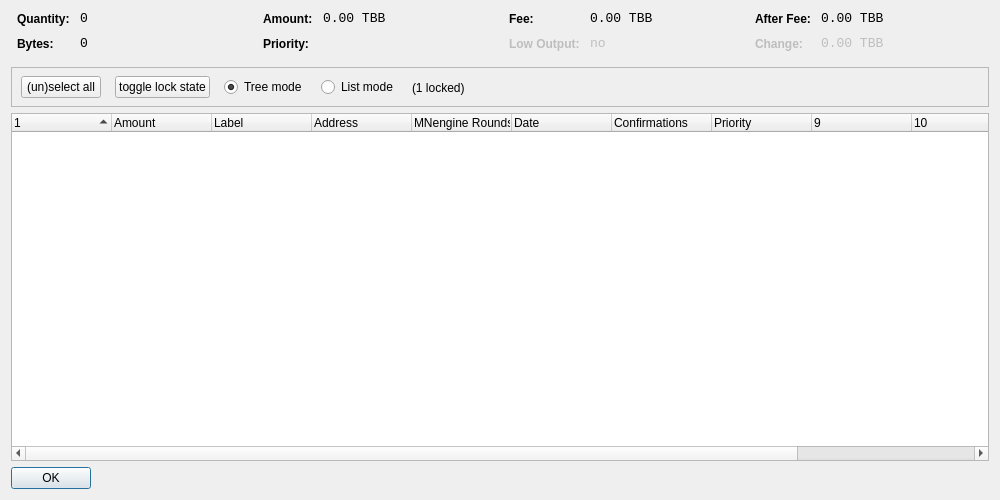
<?xml version="1.0" encoding="UTF-8"?>
<ui version="4.0">
 <class>CoinControlDialog</class>
 <widget class="QDialog" name="CoinControlDialog">
  <property name="geometry">
   <rect>
    <x>0</x>
    <y>0</y>
    <width>1000</width>
    <height>500</height>
   </rect>
  </property>
  <property name="windowTitle">
   <string>Coin Control</string>
  </property>
  <property name="styleSheet">
   <string notr="true"/>
  </property>
  <layout class="QVBoxLayout" name="verticalLayout">
   <item>
    <layout class="QHBoxLayout" name="horizontalLayoutTop" stretch="0,0,0,0">
     <property name="topMargin">
      <number>0</number>
     </property>
     <property name="bottomMargin">
      <number>10</number>
     </property>
     <item>
      <layout class="QFormLayout" name="formLayoutCoinControl1">
       <property name="horizontalSpacing">
        <number>10</number>
       </property>
       <property name="verticalSpacing">
        <number>10</number>
       </property>
       <property name="leftMargin">
        <number>6</number>
       </property>
       <property name="rightMargin">
        <number>6</number>
       </property>
       <item row="0" column="0">
        <widget class="QLabel" name="labelCoinControlQuantityText">
         <property name="styleSheet">
          <string notr="true">font-weight:bold;</string>
         </property>
         <property name="text">
          <string>Quantity:</string>
         </property>
        </widget>
       </item>
       <item row="0" column="1">
        <widget class="QLabel" name="labelCoinControlQuantity">
         <property name="font">
          <font>
           <family>Monospace</family>
           <pointsize>10</pointsize>
          </font>
         </property>
         <property name="cursor">
          <cursorShape>IBeamCursor</cursorShape>
         </property>
         <property name="contextMenuPolicy">
          <enum>Qt::ActionsContextMenu</enum>
         </property>
         <property name="text">
          <string notr="true">0</string>
         </property>
         <property name="textInteractionFlags">
          <set>Qt::LinksAccessibleByMouse|Qt::TextSelectableByKeyboard|Qt::TextSelectableByMouse</set>
         </property>
        </widget>
       </item>
       <item row="1" column="0">
        <widget class="QLabel" name="labelCoinControlBytesText">
         <property name="styleSheet">
          <string notr="true">font-weight:bold;</string>
         </property>
         <property name="text">
          <string>Bytes:</string>
         </property>
        </widget>
       </item>
       <item row="1" column="1">
        <widget class="QLabel" name="labelCoinControlBytes">
         <property name="font">
          <font>
           <family>Monospace</family>
           <pointsize>10</pointsize>
          </font>
         </property>
         <property name="cursor">
          <cursorShape>IBeamCursor</cursorShape>
         </property>
         <property name="contextMenuPolicy">
          <enum>Qt::ActionsContextMenu</enum>
         </property>
         <property name="text">
          <string notr="true">0</string>
         </property>
         <property name="textInteractionFlags">
          <set>Qt::LinksAccessibleByMouse|Qt::TextSelectableByKeyboard|Qt::TextSelectableByMouse</set>
         </property>
        </widget>
       </item>
      </layout>
     </item>
     <item>
      <layout class="QFormLayout" name="formLayoutCoinControl2">
       <property name="horizontalSpacing">
        <number>10</number>
       </property>
       <property name="verticalSpacing">
        <number>10</number>
       </property>
       <property name="leftMargin">
        <number>6</number>
       </property>
       <property name="rightMargin">
        <number>6</number>
       </property>
       <item row="0" column="0">
        <widget class="QLabel" name="labelCoinControlAmountText">
         <property name="styleSheet">
          <string notr="true">font-weight:bold;</string>
         </property>
         <property name="text">
          <string>Amount:</string>
         </property>
        </widget>
       </item>
       <item row="0" column="1">
        <widget class="QLabel" name="labelCoinControlAmount">
         <property name="font">
          <font>
           <family>Monospace</family>
           <pointsize>10</pointsize>
          </font>
         </property>
         <property name="cursor">
          <cursorShape>IBeamCursor</cursorShape>
         </property>
         <property name="contextMenuPolicy">
          <enum>Qt::ActionsContextMenu</enum>
         </property>
         <property name="text">
          <string notr="true">0.00 TBB</string>
         </property>
         <property name="textInteractionFlags">
          <set>Qt::LinksAccessibleByMouse|Qt::TextSelectableByKeyboard|Qt::TextSelectableByMouse</set>
         </property>
        </widget>
       </item>
       <item row="1" column="0">
        <widget class="QLabel" name="labelCoinControlPriorityText">
         <property name="styleSheet">
          <string notr="true">font-weight:bold;</string>
         </property>
         <property name="text">
          <string>Priority:</string>
         </property>
        </widget>
       </item>
       <item row="1" column="1">
        <widget class="QLabel" name="labelCoinControlPriority">
         <property name="font">
          <font>
           <family>Monospace</family>
           <pointsize>10</pointsize>
          </font>
         </property>
         <property name="cursor">
          <cursorShape>IBeamCursor</cursorShape>
         </property>
         <property name="contextMenuPolicy">
          <enum>Qt::ActionsContextMenu</enum>
         </property>
         <property name="text">
          <string/>
         </property>
         <property name="textInteractionFlags">
          <set>Qt::LinksAccessibleByMouse|Qt::TextSelectableByKeyboard|Qt::TextSelectableByMouse</set>
         </property>
        </widget>
       </item>
      </layout>
     </item>
     <item>
      <layout class="QFormLayout" name="formLayoutCoinControl3">
       <property name="horizontalSpacing">
        <number>10</number>
       </property>
       <property name="verticalSpacing">
        <number>10</number>
       </property>
       <property name="leftMargin">
        <number>6</number>
       </property>
       <property name="rightMargin">
        <number>6</number>
       </property>
       <item row="0" column="0">
        <widget class="QLabel" name="labelCoinControlFeeText">
         <property name="styleSheet">
          <string notr="true">font-weight:bold;</string>
         </property>
         <property name="text">
          <string>Fee:</string>
         </property>
        </widget>
       </item>
       <item row="0" column="1">
        <widget class="QLabel" name="labelCoinControlFee">
         <property name="font">
          <font>
           <family>Monospace</family>
           <pointsize>10</pointsize>
          </font>
         </property>
         <property name="cursor">
          <cursorShape>IBeamCursor</cursorShape>
         </property>
         <property name="contextMenuPolicy">
          <enum>Qt::ActionsContextMenu</enum>
         </property>
         <property name="text">
          <string notr="true">0.00 TBB</string>
         </property>
         <property name="textInteractionFlags">
          <set>Qt::LinksAccessibleByMouse|Qt::TextSelectableByKeyboard|Qt::TextSelectableByMouse</set>
         </property>
        </widget>
       </item>
       <item row="1" column="0">
        <widget class="QLabel" name="labelCoinControlLowOutputText">
         <property name="enabled">
          <bool>false</bool>
         </property>
         <property name="styleSheet">
          <string notr="true">font-weight:bold;</string>
         </property>
         <property name="text">
          <string>Low Output:</string>
         </property>
        </widget>
       </item>
       <item row="1" column="1">
        <widget class="QLabel" name="labelCoinControlLowOutput">
         <property name="enabled">
          <bool>false</bool>
         </property>
         <property name="font">
          <font>
           <family>Monospace</family>
           <pointsize>10</pointsize>
          </font>
         </property>
         <property name="cursor">
          <cursorShape>IBeamCursor</cursorShape>
         </property>
         <property name="contextMenuPolicy">
          <enum>Qt::ActionsContextMenu</enum>
         </property>
         <property name="text">
          <string notr="true">no</string>
         </property>
         <property name="textInteractionFlags">
          <set>Qt::LinksAccessibleByMouse|Qt::TextSelectableByKeyboard|Qt::TextSelectableByMouse</set>
         </property>
        </widget>
       </item>
      </layout>
     </item>
     <item>
      <layout class="QFormLayout" name="formLayoutCoinControl4">
       <property name="horizontalSpacing">
        <number>10</number>
       </property>
       <property name="verticalSpacing">
        <number>10</number>
       </property>
       <property name="leftMargin">
        <number>6</number>
       </property>
       <property name="rightMargin">
        <number>6</number>
       </property>
       <item row="0" column="0">
        <widget class="QLabel" name="labelCoinControlAfterFeeText">
         <property name="styleSheet">
          <string notr="true">font-weight:bold;</string>
         </property>
         <property name="text">
          <string>After Fee:</string>
         </property>
        </widget>
       </item>
       <item row="0" column="1">
        <widget class="QLabel" name="labelCoinControlAfterFee">
         <property name="font">
          <font>
           <family>Monospace</family>
           <pointsize>10</pointsize>
          </font>
         </property>
         <property name="cursor">
          <cursorShape>IBeamCursor</cursorShape>
         </property>
         <property name="contextMenuPolicy">
          <enum>Qt::ActionsContextMenu</enum>
         </property>
         <property name="text">
          <string notr="true">0.00 TBB</string>
         </property>
         <property name="textInteractionFlags">
          <set>Qt::LinksAccessibleByMouse|Qt::TextSelectableByKeyboard|Qt::TextSelectableByMouse</set>
         </property>
        </widget>
       </item>
       <item row="1" column="0">
        <widget class="QLabel" name="labelCoinControlChangeText">
         <property name="enabled">
          <bool>false</bool>
         </property>
         <property name="styleSheet">
          <string notr="true">font-weight:bold;</string>
         </property>
         <property name="text">
          <string>Change:</string>
         </property>
        </widget>
       </item>
       <item row="1" column="1">
        <widget class="QLabel" name="labelCoinControlChange">
         <property name="enabled">
          <bool>false</bool>
         </property>
         <property name="font">
          <font>
           <family>Monospace</family>
           <pointsize>10</pointsize>
          </font>
         </property>
         <property name="cursor">
          <cursorShape>IBeamCursor</cursorShape>
         </property>
         <property name="contextMenuPolicy">
          <enum>Qt::ActionsContextMenu</enum>
         </property>
         <property name="text">
          <string notr="true">0.00 TBB</string>
         </property>
         <property name="textInteractionFlags">
          <set>Qt::LinksAccessibleByMouse|Qt::TextSelectableByKeyboard|Qt::TextSelectableByMouse</set>
         </property>
        </widget>
       </item>
      </layout>
     </item>
    </layout>
   </item>
   <item>
    <widget class="QFrame" name="frame">
     <property name="minimumSize">
      <size>
       <width>0</width>
       <height>40</height>
      </size>
     </property>
     <property name="frameShape">
      <enum>QFrame::StyledPanel</enum>
     </property>
     <property name="frameShadow">
      <enum>QFrame::Sunken</enum>
     </property>
     <widget class="QWidget" name="horizontalLayoutWidget">
      <property name="geometry">
       <rect>
        <x>10</x>
        <y>0</y>
        <width>781</width>
        <height>41</height>
       </rect>
      </property>
      <layout class="QHBoxLayout" name="horizontalLayoutPanel" stretch="0,0,0,0,0">
       <property name="spacing">
        <number>14</number>
       </property>
       <item>
        <widget class="QPushButton" name="pushButtonSelectAll">
         <property name="sizePolicy">
          <sizepolicy hsizetype="Maximum" vsizetype="Fixed">
           <horstretch>0</horstretch>
           <verstretch>0</verstretch>
          </sizepolicy>
         </property>
         <property name="text">
          <string>(un)select all</string>
         </property>
        </widget>
       </item>
        <item>
         <widget class="QPushButton" name="pushButtonToggleLock">
          <property name="sizePolicy">
           <sizepolicy hsizetype="Maximum" vsizetype="Fixed">
            <horstretch>0</horstretch>
            <verstretch>0</verstretch>
           </sizepolicy>
          </property>
          <property name="text">
           <string>toggle lock state</string>
          </property>
          <property name="autoDefault">
           <bool>false</bool>
          </property>
         </widget>
        </item>
       <item>
        <widget class="QRadioButton" name="radioTreeMode">
         <property name="sizePolicy">
          <sizepolicy hsizetype="Maximum" vsizetype="Fixed">
           <horstretch>0</horstretch>
           <verstretch>0</verstretch>
          </sizepolicy>
         </property>
         <property name="text">
          <string>Tree mode</string>
         </property>
         <property name="checked">
          <bool>true</bool>
         </property>
        </widget>
       </item>
       <item>
        <widget class="QRadioButton" name="radioListMode">
         <property name="sizePolicy">
          <sizepolicy hsizetype="Maximum" vsizetype="Fixed">
           <horstretch>0</horstretch>
           <verstretch>0</verstretch>
          </sizepolicy>
         </property>
         <property name="text">
          <string>List mode</string>
         </property>
        </widget>
       </item>
        <item>
         <widget class="QLabel" name="labelLocked">
          <property name="text">
           <string>(1 locked)</string>
          </property>
         </widget>
        </item>
       <item>
        <spacer name="horizontalSpacer">
         <property name="orientation">
          <enum>Qt::Horizontal</enum>
         </property>
         <property name="sizeHint" stdset="0">
          <size>
           <width>40</width>
           <height>20</height>
          </size>
         </property>
        </spacer>
       </item>
      </layout>
     </widget>
    </widget>
   </item>
   <item>
    <widget class="CoinControlTreeWidget" name="treeWidget">
     <property name="contextMenuPolicy">
      <enum>Qt::CustomContextMenu</enum>
     </property>
     <property name="sortingEnabled">
      <bool>false</bool>
     </property>
     <property name="columnCount">
      <number>12</number>
     </property>
     <attribute name="headerShowSortIndicator" stdset="0">
      <bool>true</bool>
     </attribute>
     <attribute name="headerStretchLastSection">
      <bool>false</bool>
     </attribute>
     <column>
      <property name="text">
       <string/>
      </property>
     </column>
     <column>
      <property name="text">
       <string>Amount</string>
      </property>
     </column>
     <column>
      <property name="text">
       <string>Label</string>
      </property>
     </column>
     <column>
      <property name="text">
       <string>Address</string>
      </property>
     </column>
     <column>
      <property name="text">
       <string>MNengine Rounds</string>
      </property>
     </column>
     <column>
      <property name="text">
       <string>Date</string>
      </property>
     </column>
     <column>
      <property name="text">
       <string>Confirmations</string>
      </property>
      <property name="toolTip">
       <string>Confirmed</string>
      </property>
     </column>
     <column>
      <property name="text">
       <string>Priority</string>
      </property>
     </column>
     <column>
      <property name="text">
       <string/>
      </property>
     </column>
     <column>
      <property name="text">
       <string/>
      </property>
     </column>
     <column>
      <property name="text">
       <string/>
      </property>
     </column>
     <column>
      <property name="text">
       <string/>
      </property>
     </column>
    </widget>
   </item>
   <item>
    <widget class="QDialogButtonBox" name="buttonBox">
     <property name="sizePolicy">
      <sizepolicy hsizetype="Maximum" vsizetype="Fixed">
       <horstretch>0</horstretch>
       <verstretch>0</verstretch>
      </sizepolicy>
     </property>
     <property name="orientation">
      <enum>Qt::Horizontal</enum>
     </property>
     <property name="standardButtons">
      <set>QDialogButtonBox::Ok</set>
     </property>
    </widget>
   </item>
  </layout>
 </widget>
 <customwidgets>
  <customwidget>
   <class>CoinControlTreeWidget</class>
   <extends>QTreeWidget</extends>
   <header>coincontroltreewidget.h</header>
  </customwidget>
 </customwidgets>
 <resources/>
 <connections/>
</ui>
